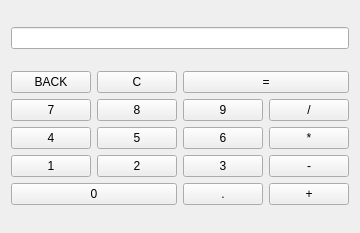
<?xml version="1.0" encoding="UTF-8"?>
<ui version="4.0">
 <class>Form</class>
 <widget class="QWidget" name="Form">
  <property name="geometry">
   <rect>
    <x>0</x>
    <y>0</y>
    <width>338</width>
    <height>233</height>
   </rect>
  </property>
  <property name="windowTitle">
   <string>Form</string>
  </property>
  <layout class="QVBoxLayout" name="verticalLayout">
   <item>
    <widget class="QLineEdit" name="output_le"/>
   </item>
   <item>
    <layout class="QGridLayout" name="gridLayout">
     <item row="1" column="2">
      <widget class="QPushButton" name="k9_btn">
       <property name="text">
        <string>9</string>
       </property>
      </widget>
     </item>
     <item row="2" column="2">
      <widget class="QPushButton" name="k6_btn">
       <property name="text">
        <string>6</string>
       </property>
      </widget>
     </item>
     <item row="3" column="3">
      <widget class="QPushButton" name="minus_btn">
       <property name="text">
        <string>-</string>
       </property>
      </widget>
     </item>
     <item row="2" column="0">
      <widget class="QPushButton" name="k4_btn">
       <property name="text">
        <string>4</string>
       </property>
      </widget>
     </item>
     <item row="3" column="2">
      <widget class="QPushButton" name="k3_btn">
       <property name="text">
        <string>3</string>
       </property>
      </widget>
     </item>
     <item row="2" column="3">
      <widget class="QPushButton" name="multiply_btn">
       <property name="text">
        <string>*</string>
       </property>
      </widget>
     </item>
     <item row="3" column="0">
      <widget class="QPushButton" name="k1_btn">
       <property name="text">
        <string>1</string>
       </property>
      </widget>
     </item>
     <item row="0" column="1">
      <widget class="QPushButton" name="clr_btn">
       <property name="text">
        <string>C</string>
       </property>
      </widget>
     </item>
     <item row="0" column="0">
      <widget class="QPushButton" name="back_btn">
       <property name="text">
        <string>BACK</string>
       </property>
      </widget>
     </item>
     <item row="1" column="1">
      <widget class="QPushButton" name="k8_btn">
       <property name="text">
        <string>8</string>
       </property>
      </widget>
     </item>
     <item row="2" column="1">
      <widget class="QPushButton" name="k5_btn">
       <property name="text">
        <string>5</string>
       </property>
      </widget>
     </item>
     <item row="3" column="1">
      <widget class="QPushButton" name="k2_btn">
       <property name="text">
        <string>2</string>
       </property>
      </widget>
     </item>
     <item row="1" column="3">
      <widget class="QPushButton" name="divide_btn">
       <property name="text">
        <string>/</string>
       </property>
      </widget>
     </item>
     <item row="1" column="0">
      <widget class="QPushButton" name="k7_btn">
       <property name="text">
        <string>7</string>
       </property>
      </widget>
     </item>
     <item row="4" column="2">
      <widget class="QPushButton" name="decimal_btn">
       <property name="text">
        <string>.</string>
       </property>
      </widget>
     </item>
     <item row="4" column="3">
      <widget class="QPushButton" name="add_btn">
       <property name="text">
        <string>+</string>
       </property>
      </widget>
     </item>
     <item row="4" column="0" colspan="2">
      <widget class="QPushButton" name="k0_btn">
       <property name="text">
        <string>0</string>
       </property>
      </widget>
     </item>
     <item row="0" column="2" colspan="2">
      <widget class="QPushButton" name="equal_btn">
       <property name="text">
        <string>=</string>
       </property>
      </widget>
     </item>
    </layout>
   </item>
  </layout>
 </widget>
 <resources/>
 <connections/>
</ui>
